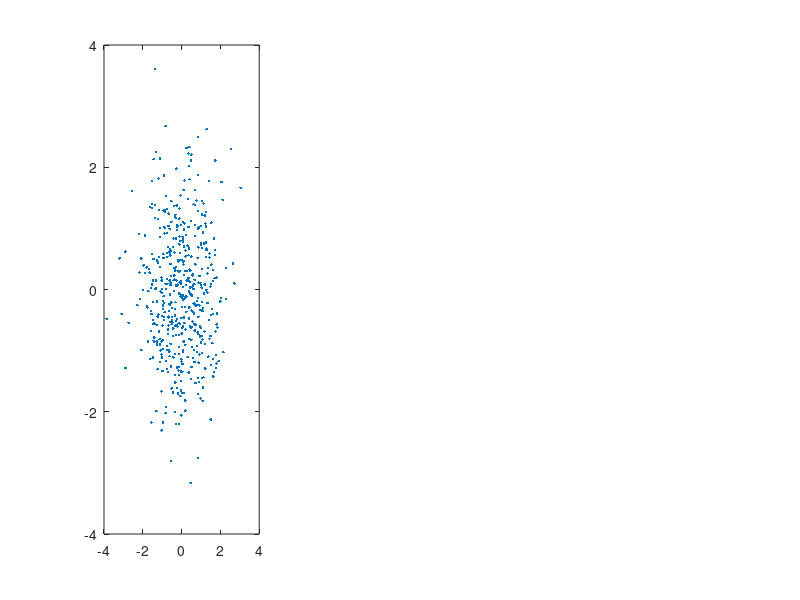

Write the MATLAB code that produced this figure. (Note: this script raises an error after producing the figure.)
% gaussSampleDemo.m
% sample data from a spherical, diagonal and full cov Gaussian in 2D
figure(1); clf
N = 500;
z = 10;

Sigma{1} = [1 0; 0 1];
Sigma{2} = [4 0; 0 1];
Sigma{3} = [4 3; 3 4];
mu = [0 0];
for i=1:3
%x = mvnrnd(mu, Sigma{i}, N);
L = chol(Sigma{i});
x = (L' * randn(2, N))' + repmat(mu, N, 1);
subplot(1,3,i)
plot(x(:,1), x(:,2), '.');
hold on
plot2dgauss(mu(:), Sigma{i}, 'r');
axis([-z z -z z])
axis square
end